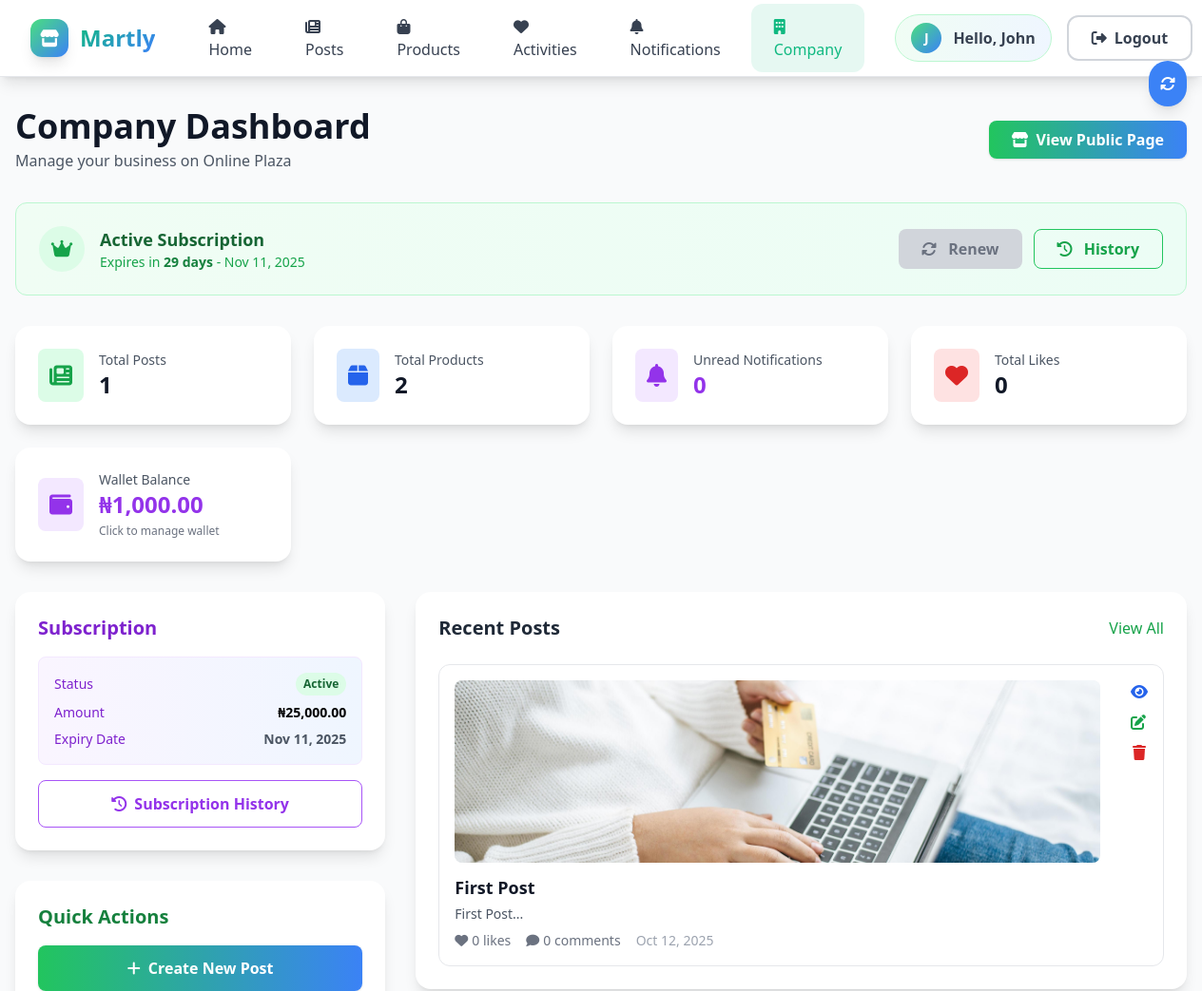
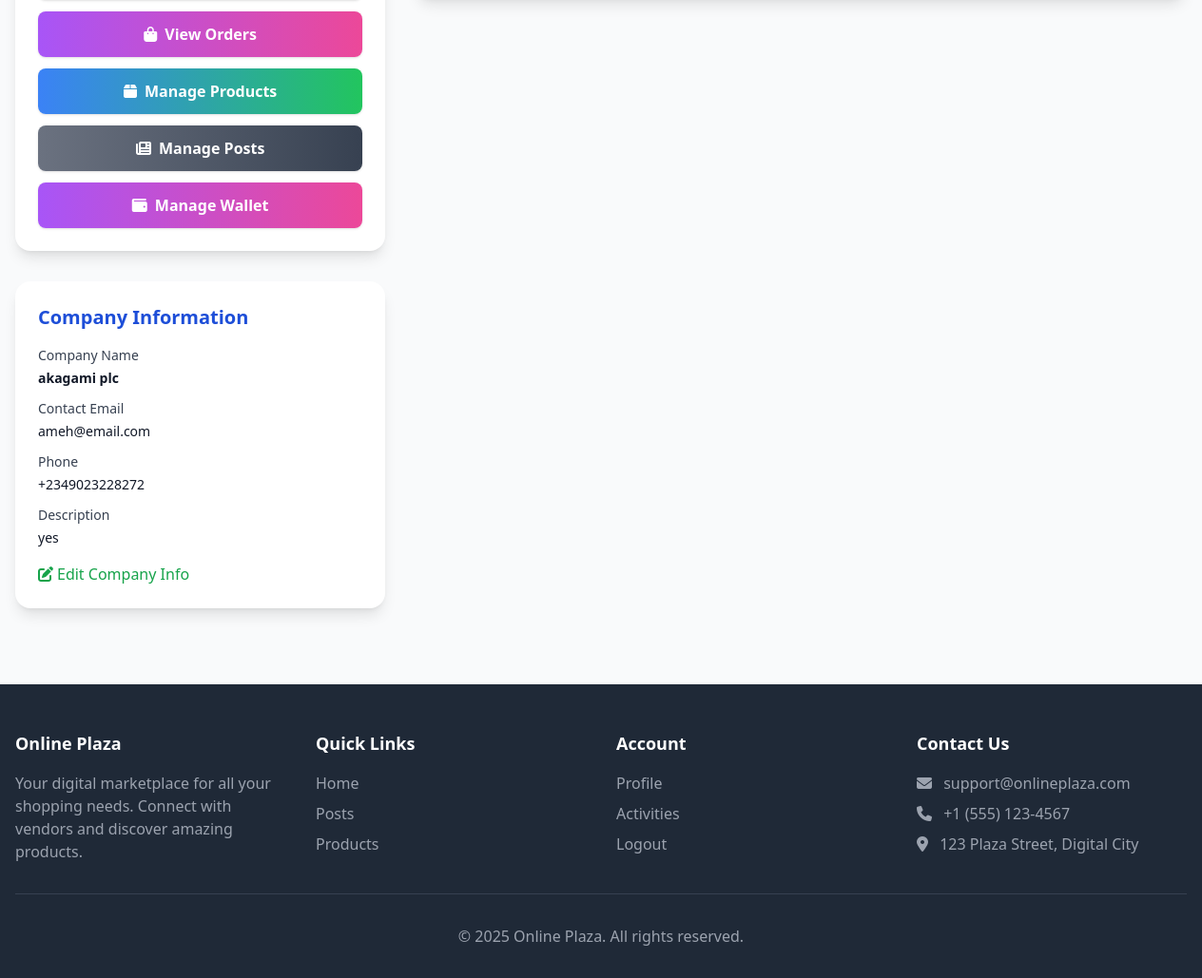
Screenshot of /company/dashboard.php (signed in) with the database file from the repository (2 pictures, top to bottom).
### tables this page shows
CREATE TABLE `users` (
  `id` int(11) NOT NULL,
  `username` varchar(50) NOT NULL,
  `email` varchar(100) NOT NULL,
  `password` varchar(255) NOT NULL,
  `first_name` varchar(50) DEFAULT NULL,
  `last_name` varchar(50) DEFAULT NULL,
  `profile_picture` varchar(255) DEFAULT NULL,
  `user_type` enum('customer','vendor') DEFAULT 'customer',
  `referral_code` varchar(20) DEFAULT NULL,
  `referred_by` int(11) DEFAULT NULL,
  `created_at` timestamp NOT NULL DEFAULT current_timestamp(),
  `updated_at` timestamp NOT NULL DEFAULT current_timestamp() ON UPDATE current_timestamp(),
  `referred_count` int(11) DEFAULT 0
);

CREATE TABLE `vendor_subscriptions` (
  `id` int(11) NOT NULL,
  `user_id` int(11) NOT NULL,
  `company_id` int(11) NOT NULL,
  `paystack_reference` varchar(100) NOT NULL,
  `amount` decimal(10,2) NOT NULL,
  `status` enum('active','expired','cancelled') DEFAULT 'active',
  `start_date` datetime NOT NULL,
  `expiry_date` datetime NOT NULL,
  `created_at` datetime DEFAULT current_timestamp(),
  `updated_at` datetime DEFAULT current_timestamp() ON UPDATE current_timestamp()
);

CREATE TABLE `companies` (
  `id` int(11) NOT NULL,
  `user_id` int(11) NOT NULL,
  `name` varchar(100) NOT NULL,
  `description` text DEFAULT NULL,
  `logo` varchar(255) DEFAULT NULL,
  `banner` varchar(255) DEFAULT NULL,
  `contact_email` varchar(100) DEFAULT NULL,
  `phone` varchar(20) DEFAULT NULL,
  `address` text DEFAULT NULL,
  `created_at` timestamp NOT NULL DEFAULT current_timestamp(),
  `updated_at` timestamp NOT NULL DEFAULT current_timestamp() ON UPDATE current_timestamp(),
  `subscription_status` enum('active','expired','pending') DEFAULT 'pending',
  `subscription_expiry` datetime DEFAULT NULL
);

CREATE TABLE `posts` (
  `id` int(11) NOT NULL,
  `company_id` int(11) NOT NULL,
  `title` varchar(255) NOT NULL,
  `content` text DEFAULT NULL,
  `media_url` varchar(255) DEFAULT NULL,
  `media_filename` varchar(255) DEFAULT NULL,
  `media_type` enum('image','video') DEFAULT 'image',
  `created_at` timestamp NOT NULL DEFAULT current_timestamp(),
  `updated_at` timestamp NOT NULL DEFAULT current_timestamp() ON UPDATE current_timestamp()
);

### company/dashboard.php (the view, shortened to what the rows shown need)
<?php
require_once '../includes/config.php';
$currentUser = getCurrentUser();
$stmt = $pdo->prepare("SELECT * FROM companies WHERE user_id = ?");
$stmt->execute([$currentUser['id']]);
$company = $stmt->fetch();
$subscriptionStmt = $pdo->prepare("SELECT * FROM vendor_subscriptions WHERE company_id = ? ORDER BY created_at DESC LIMIT 1");
$subscriptionStmt->execute([$company['id']]);
$subscription = $subscriptionStmt->fetch();
$daysUntilExpiry = null;
$canRenew = false;
if ($subscription && $subscription['expiry_date']) {
    $expiryDate = new DateTime($subscription['expiry_date']);
    $today = new DateTime();
    $interval = $today->diff($expiryDate);
    $daysUntilExpiry = $interval->days;
}
$recentPosts = $pdo->prepare("
    SELECT p.*,
           (SELECT COUNT(*) FROM post_likes WHERE post_id = p.id) as like_count,
           (SELECT COUNT(*) FROM post_comments WHERE post_id = p.id) as comment_count
    FROM posts p
    WHERE p.company_id = ?
    ORDER BY p.created_at DESC
    LIMIT 5
");
$recentPosts->execute([$company['id']]);
$recentPosts = $recentPosts->fetchAll();
?>
<?php require_once '../includes/header.php'; ?>
<div class="max-w-7xl mx-auto px-4 py-8">
    <div class="mb-8 flex flex-col md:flex-row md:items-center md:justify-between">
        <div>
            <h1 class="text-3xl md:text-4xl font-extrabold text-gray-900 mb-1">Company Dashboard</h1>
        </div>
    </div>
    <?php if ($subscription): ?>
        <div class="mb-8">
            <?php if ($subscription['status'] === 'active'): ?>
                <div class="bg-gradient-to-r from-green-50 to-emerald-50 border border-green-200 rounded-xl p-6">
                    <div class="flex flex-col md:flex-row md:items-center md:justify-between">
                        <div class="flex items-center mb-4 md:mb-0">
                            <div class="w-12 h-12 bg-green-100 rounded-full flex items-center justify-center mr-4">
                                <i class="fas fa-crown text-green-600 text-xl"></i>
                            </div>
                            <div>
                                <h3 class="text-lg font-semibold text-green-800">Active Subscription</h3>
                                <p class="text-green-600 text-sm">
                                    Expires in
                                    <span class="font-bold <?php echo $daysUntilExpiry <= 7 ? 'text-red-600' : 'text-green-700'; ?>">
                                        <?php echo $daysUntilExpiry; ?> day<?php echo $daysUntilExpiry !== 1 ? 's' : ''; ?>
                                    </span>
                                    - <?php echo date('M j, Y', strtotime($subscription['expiry_date'])); ?>
                                </p>
                            </div>
                        </div>
                        <div class="flex space-x-3">
                            <?php if ($canRenew): ?>
                                <a href="/online-plaza/company/renew-subscription.php"
                                    class="bg-gradient-to-r from-orange-500 to-red-500 text-white px-6 py-2 rounded-lg font-semibold hover:from-orange-600 hover:to-red-600 transition shadow">
                                    <i class="fas fa-sync-alt mr-2"></i> Renew Now
                                </a>
                            <?php else: ?>
                                <button disabled
                                    class="bg-gray-300 text-gray-500 px-6 py-2 rounded-lg font-semibold cursor-not-allowed">
                                    <i class="fas fa-sync-alt mr-2"></i> Renew
                                </button>
                            <?php endif; ?>
                            <a href="/online-plaza/company/subscription-history.php"
                                class="border border-green-500 text-green-600 px-6 py-2 rounded-lg font-semibold hover:bg-green-50 transition">
                                <i class="fas fa-history mr-2"></i> History
                            </a>
                        </div>
                    </div>
                </div>
            <?php endif; ?>
        </div>
    <?php endif; ?>
    <div class="grid grid-cols-1 lg:grid-cols-3 gap-8">
        <div class="lg:col-span-1 space-y-8">
            <div class="bg-white rounded-2xl shadow-lg p-6">
                <h2 class="text-xl font-semibold mb-4 text-purple-700">Subscription</h2>
                <div class="space-y-4">
                    <?php if ($subscription): ?>
                        <div class="bg-gradient-to-r from-purple-50 to-blue-50 rounded-lg p-4 border border-purple-100">
                            <div class="flex items-center justify-between mb-2">
                                <span class="text-sm font-medium text-purple-700">Status</span>
                                <span class="px-2 py-1 rounded-full text-xs font-semibold
                                    <?php echo $subscription['status'] === 'active' ? 'bg-green-100 text-green-800' : 'bg-red-100 text-red-800'; ?>">
                                    <?php echo ucfirst($subscription['status']); ?>
                                </span>
                            </div>
                            <div class="flex items-center justify-between mb-2">
                                <span class="text-sm font-medium text-purple-700">Amount</span>
                                <span class="text-sm font-semibold">₦<?php echo number_format($subscription['amount'], 2); ?></span>
                            </div>
                            <div class="flex items-center justify-between">
                                <span class="text-sm font-medium text-purple-700">Expiry Date</span>
                                <span class="text-sm font-semibold <?php echo $daysUntilExpiry <= 7 ? 'text-red-600' : 'text-gray-600'; ?>">
                                    <?php echo date('M j, Y', strtotime($subscription['expiry_date'])); ?>
                                </span>
                            </div>
                        </div>
                    <?php endif; ?>
                </div>
            </div>
            <div class="bg-white rounded-2xl shadow-lg p-6">
                <h2 class="text-xl font-semibold mb-4 text-green-700">Quick Actions</h2>
            </div>
            <div class="bg-white rounded-2xl shadow-lg p-6">
                <h2 class="text-xl font-semibold mb-4 text-blue-700">Company Information</h2>
                <div class="space-y-3">
                    <div>
                        <label class="block text-sm font-medium text-gray-700">Company Name</label>
                        <p class="mt-1 text-sm text-gray-900 font-semibold"><?php echo htmlspecialchars($company['name']); ?></p>
                    </div>
                    <div>
                        <label class="block text-sm font-medium text-gray-700">Contact Email</label>
                        <p class="mt-1 text-sm text-gray-900"><?php echo htmlspecialchars($company['contact_email']); ?></p>
                    </div>
                    <div>
                        <label class="block text-sm font-medium text-gray-700">Phone</label>
                        <p class="mt-1 text-sm text-gray-900"><?php echo htmlspecialchars($company['phone']); ?></p>
                    </div>
                    <div>
                        <label class="block text-sm font-medium text-gray-700">Description</label>
                        <p class="mt-1 text-sm text-gray-900"><?php echo htmlspecialchars($company['description']); ?></p>
                    </div>
                </div>
            </div>
        </div>
        <div class="lg:col-span-2">
            <div class="bg-white rounded-2xl shadow-lg p-6">
                <div class="flex justify-between items-center mb-6">
                    <h2 class="text-xl font-semibold text-gray-800">Recent Posts</h2>
                </div>
                <?php if ($recentPosts): ?>
                    <div class="space-y-4 overflow-y-auto custom-scrollbar" style="max-height: 550px;">
                        <?php foreach ($recentPosts as $post): ?>
                            <div class="border border-gray-200 rounded-xl p-4 hover:bg-gradient-to-r hover:from-green-50 hover:to-blue-50 transition duration-300">
                                <div class="flex flex-col md:flex-row md:items-start md:justify-between">
                                    <div class="flex-1 md:mr-4">
                                        <?php if ($post['media_url']): ?>
                                            <div class="w-full h-48 bg-gray-100 rounded-lg mb-3 overflow-hidden">
                                                <?php if ($post['media_type'] === 'image'): ?>
                                                    <img src="<?php echo htmlspecialchars($post['media_url']); ?>" alt="<?php echo htmlspecialchars($post['title']); ?>" class="w-full h-full object-cover">
                                                <?php endif; ?>
                                            </div>
                                        <?php endif; ?>
                                        <h3 class="font-semibold text-lg mb-1 text-gray-900"><?php echo htmlspecialchars($post['title']); ?></h3>
                                        <p class="text-gray-600 text-sm mb-2"><?php echo substr(htmlspecialchars($post['content']), 0, 120); ?>...</p>
                                        <div class="flex items-center text-sm text-gray-500 space-x-4">
                                            <span class="flex items-center">
                                                <i class="fas fa-heart mr-1"></i>
                                                <?php echo $post['like_count']; ?> likes
                                            </span>
                                            <span class="flex items-center">
                                                <i class="fas fa-comment mr-1"></i>
                                                <?php echo $post['comment_count']; ?> comments
                                            </span>
                                            <span class="text-gray-400">
                                                <?php echo date('M j, Y', strtotime($post['created_at'])); ?>
                                            </span>
                                        </div>
                                    </div>
                                    <div class="flex flex-row md:flex-col space-x-2 md:space-x-0 md:space-y-2 mt-4 md:mt-0 md:ml-4">
                                        <a href="/online-plaza/posts/view.php?id=<?php echo $post['id']; ?>" class="text-blue-600 hover:text-blue-800" title="View">
                                            <i class="fas fa-eye"></i>
                                        </a>
                                        <a href="/online-plaza/posts/edit.php?id=<?php echo $post['id']; ?>" class="text-green-600 hover:text-green-800" title="Edit">
                                            <i class="fas fa-edit"></i>
                                        </a>
                                        <button onclick="deletePost(<?php echo $post['id']; ?>)" class="text-red-600 hover:text-red-800" title="Delete">
                                            <i class="fas fa-trash"></i>
                                        </button>
                                    </div>
                                </div>
                            </div>
                        <?php endforeach; ?>
                    </div>
                <?php endif; ?>
            </div>
        </div>
    </div>
</div>
<?php require_once '../includes/footer.php'; ?>

### includes/header.php (shortened to what the rows shown need)
<?php
require_once 'config.php';
$currentUser = getCurrentUser();
$unreadActivityCount = isLoggedIn() ? getUnreadActivityCount() : 0;
?>
<!DOCTYPE html>
<html lang="en">
<head>
    <script src="https://cdn.tailwindcss.com"></script>
    <link rel="stylesheet" href="https://cdnjs.cloudflare.com/ajax/libs/font-awesome/6.4.0/css/all.min.css">
    <link rel="stylesheet" href="/online-plaza/assets/css/style.css">
</head>
<body class="bg-gray-50">
    <nav class="nav-blur shadow-lg sticky top-0 border-b border-gray-200 z-30">
        <div class="w-full mx-auto">
            <div class="flex justify-between items-center h-16 lg:h-20 px-4 lg:px-8">
                <div class="hidden md:flex items-center space-x-3 lg:space-x-4 flex-shrink-0">
                    <?php if (isLoggedIn()): ?>
                        <div class="flex items-center space-x-2 lg:space-x-3 px-3 lg:px-4 py-1.5 lg:py-2 bg-gradient-to-r from-green-50 to-blue-50 rounded-full border border-green-200">
                            <div class="w-7 h-7 lg:w-8 lg:h-8 bg-gradient-to-br from-green-400 to-blue-500 rounded-full flex items-center justify-center text-white font-semibold text-xs lg:text-sm">
                                <?php echo strtoupper(substr($currentUser['first_name'] ?? $currentUser['username'], 0, 1)); ?>
                            </div>
                            <span class="text-gray-700 font-semibold text-sm lg:text-base">Hello, <?php echo htmlspecialchars($currentUser['first_name'] ?? $currentUser['username']); ?></span>
                        </div>
                        <a href="/online-plaza/auth/logout.php" class="px-4 lg:px-6 py-1.5 lg:py-2.5 font-semibold text-gray-700 hover:text-red-600 border-2 border-gray-300 hover:border-red-400 rounded-xl transition-all duration-300 text-sm lg:text-base">
                            <i class="fas fa-sign-out-alt mr-1 lg:mr-2"></i>Logout
                        </a>
                    <?php endif; ?>
                </div>
            </div>
        </div>
    </nav>

### rows the page displays
users: first_name "J", first_name "John"
vendor_subscriptions: expiry_date "29", expiry_date "Nov 11, 2025", status "Active", amount "25,000.00"
companies: name "akagami plc", contact_email "ameh@email.com", phone "+2349023228272", description "yes"
posts: media_url (picture), title "First Post", content "First Post", like_count "0", comment_count "0", created_at "Oct 12, 2025"

### other values shown
$postsCount "1"
$productsCount "2"
$unreadNotifications "0"
$totalLikes "0"
$walletBalance "1,000.00"
